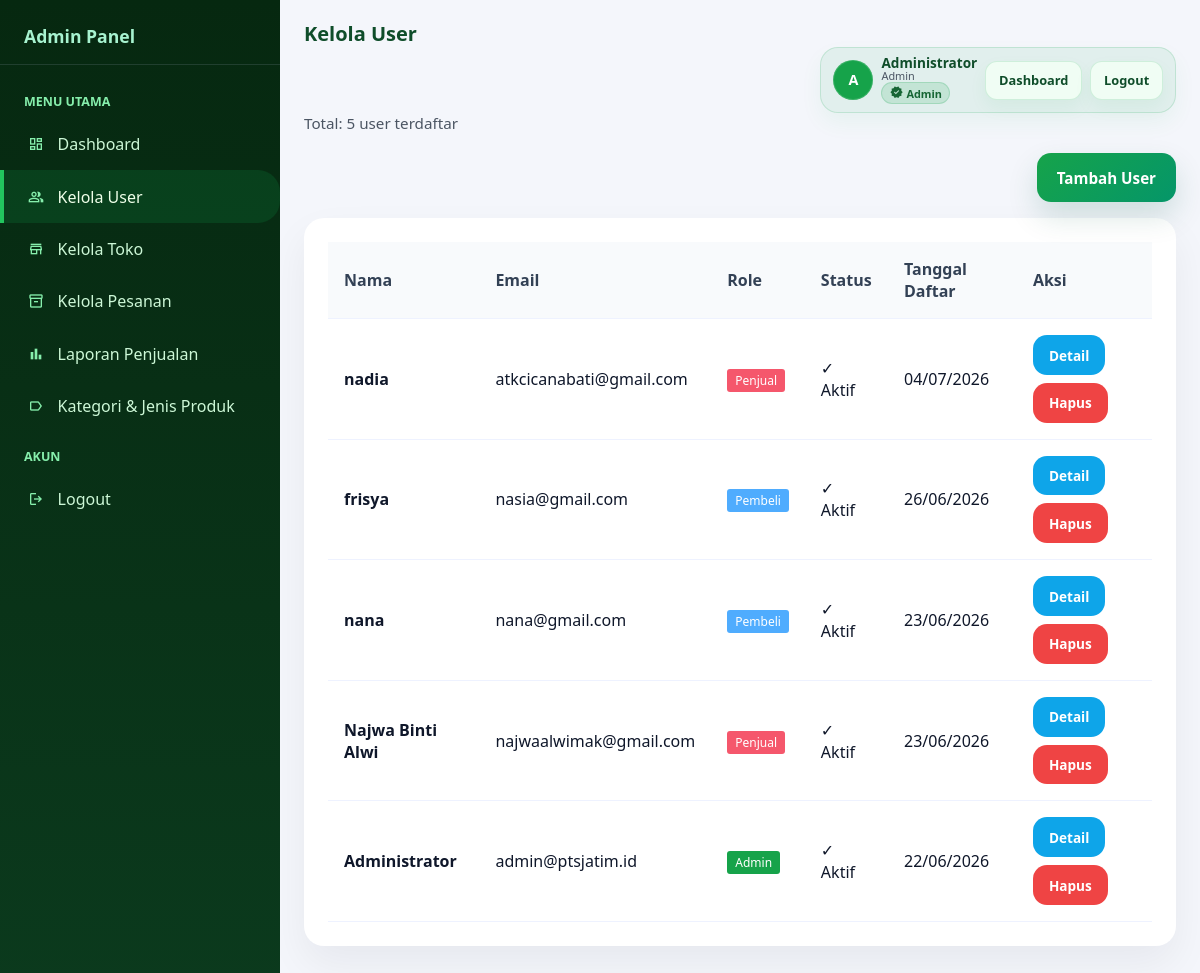
The page /admin/users.php (signed in) on the database its author committed.
### tables this page shows
CREATE TABLE `users` (
  `id` int(10) UNSIGNED NOT NULL,
  `nama` varchar(150) NOT NULL,
  `angkatan` varchar(30) NOT NULL COMMENT 'Contoh: 2020, 2021, Alumni',
  `jenis_keanggotaan` enum('penjual','bukan_penjual') NOT NULL,
  `alamat` text NOT NULL,
  `no_telp` varchar(30) DEFAULT NULL COMMENT 'Nomor telepon pengguna',
  `email` varchar(150) NOT NULL,
  `password` varchar(255) NOT NULL COMMENT 'Bcrypt hash',
  `role` enum('admin','penjual','pembeli') NOT NULL DEFAULT 'pembeli',
  `is_active` tinyint(1) NOT NULL DEFAULT 1,
  `created_at` datetime NOT NULL DEFAULT current_timestamp(),
  `updated_at` datetime NOT NULL DEFAULT current_timestamp() ON UPDATE current_timestamp()
);

### admin/users.php (the view, shortened to what this page needs)
<?php
include '../Koneksi.php';
$admin_id = $_SESSION['user_id'];
$admin = mysqli_fetch_assoc(mysqli_query($koneksi, "SELECT id, nama, email, role FROM users WHERE id='" . (int)$admin_id . "'"));
$users = mysqli_query($koneksi, "SELECT * FROM users ORDER BY created_at DESC");
$total = mysqli_num_rows($users);
?>
<!DOCTYPE html>
<html>
<head>
    <link rel="stylesheet" href="../admin/Style.css">
</head>
<body>
<div class="wrapper">
    <div class="sidebar">
        <div class="sidebar-head">
            <h3>Admin Panel</h3>
        </div>
       <ul class="sidebar-menu">
            <li class="sidebar-title">Menu Utama</li>
            <li><a href="index.php"><span class="material-symbols-outlined icon">dashboard</span> Dashboard</a></li>
            <li><a href="users.php" class="active"><span class="material-symbols-outlined icon">people</span> Kelola User</a></li>
            <li><a href="toko.php" ><span class="material-symbols-outlined icon">store</span> Kelola Toko</a></li>
            <li><a href="pesanan.php"><span class="material-symbols-outlined icon">inventory_2</span> Kelola Pesanan</a></li>
            <li><a href="laporan_penjualan.php"><span class="material-symbols-outlined icon">bar_chart</span> Laporan Penjualan</a></li>
            <li><a href="kelola_kategori.php"><span class="material-symbols-outlined icon">label</span> Kategori & Jenis Produk</a></li>
            <li class="sidebar-title">Akun</li>
            <li><a href="../auth/logout.php"><span class="material-symbols-outlined icon">logout</span> Logout</a></li>
        </ul>
    </div>
    <div class="main-content">
        <div class="navbar">
            <div class="navbar-brand"> Kelola User</div>
            <div class="navbar-right">
                <div class="navbar-user">
                    <div class="avatar">
                        <?php if (!empty($_SESSION['avatar']) && file_exists(__DIR__ . '/../uploads/' . $_SESSION['avatar'])): ?>
                            <img src="../uploads/<?php echo htmlspecialchars($_SESSION['avatar']); ?>" alt="avatar">
                        <?php else: ?>
                            <span class="avatar-initials"><?php echo strtoupper(substr(trim($_SESSION['nama'] ?? 'A'),0,1)); ?></span>
                        <?php endif; ?>
                    </div>
                    <div class="user-info">
                        <div class="user-name"><?php echo htmlspecialchars($admin['nama'] ?? ($_SESSION['nama'] ?? 'Admin')); ?></div>
                        <div class="user-role"><span class="badge <?php echo 'badge-' . (strtolower($admin['role'] ?? ($_SESSION['role'] ?? 'admin'))); ?>"><?php echo htmlspecialchars(ucfirst($admin['role'] ?? ($_SESSION['role'] ?? 'admin'))); ?></span></div>
                    </div>
                    <div class="navbar-links">
                        <a href="index.php" class="btn btn-sm">Dashboard</a>
                        <a href="../auth/logout.php" class="btn btn-danger btn-sm">Logout</a>
                    </div>
                </div>
            </div>
        </div>
<p class="page-subtitle">Total: <?php echo $total; ?> user terdaftar</p>
<div style="margin: 0 0 16px 0; display:flex; justify-content:flex-end;">
    <a class="btn btn-primary" href="users_tambah.php">Tambah User</a>
</div>
        <div class="card">
            <div style="overflow-x: auto;">
                <table class="table">
                    <thead>
                        <tr>
                            <th>Nama</th>
                            <th>Email</th>
                            <th>Role</th>
                            <th>Status</th>
                            <th>Tanggal Daftar</th>
                            <th>Aksi</th>
                        </tr>
                    </thead>
                    <tbody>
                        <?php
                        while ($row = mysqli_fetch_assoc($users)) { ?>
                        <tr>
                            <td><strong><?php echo htmlspecialchars($row['nama']); ?></strong></td>
                            <td><?php echo htmlspecialchars($row['email']); ?></td>
                            <td>
                                <?php
                                if ($row['role'] === 'admin') {
                                    echo '<span style="background: #16a34a; color: white; padding: 3px 8px; border-radius: 3px; font-size: 12px;">Admin</span>';
                                } elseif ($row['role'] === 'penjual') {
                                    echo '<span style="background: #f5576c; color: white; padding: 3px 8px; border-radius: 3px; font-size: 12px;">Penjual</span>';
                                } else {
                                    echo '<span style="background: #4facfe; color: white; padding: 3px 8px; border-radius: 3px; font-size: 12px;">Pembeli</span>';
                                }
                                ?>
                            </td>
                            <td><?php echo $row['is_active'] ? '✓ Aktif' : '✗ Nonaktif'; ?></td>
                            <td><?php echo date('d/m/Y', strtotime($row['created_at'])); ?></td>
                            <td>
    <div class="table-actions" style="display:flex; gap:8px;">
        <a class="btn btn-info btn-sm"
           href="users_detail.php?id=<?php echo (int)$row['id']; ?>">
           Detail
        </a>
        <?php if($row['is_active']) { ?>
            <a class="btn btn-danger btn-sm"
               href="users_delete.php?id=<?php echo (int)$row['id']; ?>"
               onclick="return confirm('Yakin ingin menonaktifkan/menghapus user?')">
               Hapus
            </a>
        <?php } ?>
    </div>
</td>
                        </tr>
                        <?php } ?>
                    </tbody>
                </table>
            </div>
        </div>
    </div>
</div>
</body>
</html>

### rows shown on the page
users: nama "Administrator", role "Admin", email "admin@ptsjatim.id", is_active "✓ Aktif", created_at "22/06/2026"
users: nama "nadia", email "atkcicanabati@gmail.com", role "Penjual", is_active "✓ Aktif", created_at "04/07/2026"
users: nama "frisya", email "nasia@gmail.com", role "Pembeli", is_active "✓ Aktif", created_at "26/06/2026"
users: nama "nana", email "nana@gmail.com", role "Pembeli", is_active "✓ Aktif", created_at "23/06/2026"
users: nama "Najwa Binti Alwi", email "najwaalwimak@gmail.com", role "Penjual", is_active "✓ Aktif", created_at "23/06/2026"

### other values the page prints
substr(trim($_SESSION['nama'] ?? 'A'),0,1) "A"
$total "5"
